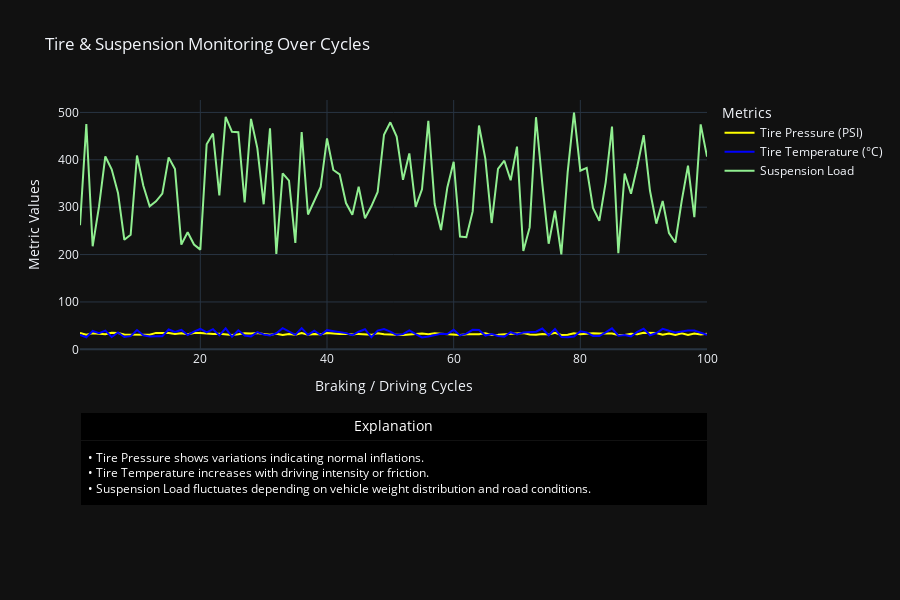

The notebook cell saved with this chart:
### Code cell
import plotly.graph_objects as go
from plotly.subplots import make_subplots
import numpy as np

# Sample data
cycles = np.arange(1, 101)
tire_pressure = np.random.uniform(30, 35, 100)
tire_temperature = np.random.uniform(25, 45, 100)
suspension_load = np.random.uniform(200, 500, 100)

# Create subplots: 2 rows (graph + explanation)
fig = make_subplots(
    rows=2, cols=1,
    row_heights=[0.7, 0.3],      # Graph 70%, explanation 30%
    vertical_spacing=0.15,       # Add more space between graph and table
    specs=[[{}], [{"type": "table"}]]
)

# Add graph traces
fig.add_trace(go.Scatter(x=cycles, y=tire_pressure, mode="lines", name="Tire Pressure (PSI)", line=dict(color="yellow")), row=1, col=1)
fig.add_trace(go.Scatter(x=cycles, y=tire_temperature, mode="lines", name="Tire Temperature (°C)", line=dict(color="blue")), row=1, col=1)
fig.add_trace(go.Scatter(x=cycles, y=suspension_load, mode="lines", name="Suspension Load", line=dict(color="lightgreen")), row=1, col=1)

# Add explanation table
fig.add_trace(go.Table(
    header=dict(values=["Explanation"], fill_color='black', font=dict(color='white', size=14)),
    cells=dict(values=[[ 
        "• Tire Pressure shows variations indicating normal inflations.<br>"
        "• Tire Temperature increases with driving intensity or friction.<br>"
        "• Suspension Load fluctuates depending on vehicle weight distribution and road conditions."
    ]],
    fill_color='black', font=dict(color='white', size=12), align='left')
), row=2, col=1)

# Update layout
fig.update_layout(
    title="Tire & Suspension Monitoring Over Cycles",
    template="plotly_dark",
    xaxis_title="Braking / Driving Cycles",
    yaxis_title="Metric Values",
    width=900,
    height=600,
    legend_title="Metrics"
)

fig.show()

### Figure 1 — Plotly figure (JSON) as saved in the notebook; plotly's stock layout.template omitted (floating-point values rounded to 4 significant figures)
{"data": [{"line": {"color": "yellow"}, "mode": "lines", "name": "Tire Pressure (PSI)", "type": "scatter", "x": [1, 2, 3, 4, 5, 6, 7, 8, 9, 10, 11, 12, 13, 14, 15, 16, 17, 18, 19, 20, 21, 22, 23, 24, 25, 26, 27, 28, 29, 30, 31, 32, 33, 34, 35, 36, 37, 38, 39, 40, 41, 42, 43, 44, 45, 46, 47, 48, 49, 50, 51, 52, 53, 54, 55, 56, 57, 58, 59, 60, 61, 62, 63, 64, 65, 66, 67, 68, 69, 70, 71, 72, 73, 74, 75, 76, 77, 78, 79, 80, 81, 82, 83, 84, 85, 86, 87, 88, 89, 90, 91, 92, 93, 94, 95, 96, 97, 98, 99, 100], "xaxis": "x", "y": [34.4, 30.89, 33.78, 32.83, 31.66, 34.79, 34.21, 31.43, 31.01, 31.79, 31.66, 30.8, 34.69, 34.44, 34.37, 32.28, 33.95, 31.8, 34.3, 34.53, 32.69, 32.38, 32.66, 31.19, 30.46, 31.93, 33.92, 33.41, 34.2, 32.26, 30.62, 32.61, 30.2, 32.15, 31.01, 34.22, 30.64, 32.37, 31.93, 34.23, 32.81, 32.37, 32.98, 31.16, 32.61, 31.75, 30.54, 33.96, 31.8, 31.39, 30.0, 30.19, 31.26, 31.65, 33.5, 31.84, 33.98, 32.94, 31.75, 30.79, 30.01, 31.92, 32.03, 31.82, 34.01, 30.48, 30.57, 31.17, 32.57, 33.63, 34.52, 31.34, 30.64, 32.55, 31.5, 34.92, 30.2, 30.95, 33.77, 31.93, 32.81, 34.08, 33.33, 33.02, 33.41, 30.32, 30.49, 33.04, 31.84, 34.98, 34.1, 34.63, 30.9, 33.12, 30.14, 33.68, 30.21, 33.37, 31.06, 32.96], "yaxis": "y"}, {"line": {"color": "blue"}, "mode": "lines", "name": "Tire Temperature (°C)", "type": "scatter", "x": [1, 2, 3, 4, 5, 6, 7, 8, 9, 10, 11, 12, 13, 14, 15, 16, 17, 18, 19, 20, 21, 22, 23, 24, 25, 26, 27, 28, 29, 30, 31, 32, 33, 34, 35, 36, 37, 38, 39, 40, 41, 42, 43, 44, 45, 46, 47, 48, 49, 50, 51, 52, 53, 54, 55, 56, 57, 58, 59, 60, 61, 62, 63, 64, 65, 66, 67, 68, 69, 70, 71, 72, 73, 74, 75, 76, 77, 78, 79, 80, 81, 82, 83, 84, 85, 86, 87, 88, 89, 90, 91, 92, 93, 94, 95, 96, 97, 98, 99, 100], "xaxis": "x", "y": [30.52, 25.45, 38.71, 33.97, 39.48, 26.13, 35.6, 26.09, 27.88, 40.69, 29.57, 26.87, 27.84, 27.83, 41.88, 36.8, 40.85, 30.14, 37.53, 42.98, 35.68, 42.41, 29.36, 44.34, 26.59, 40.22, 29.03, 27.34, 36.18, 31.34, 29.45, 33.78, 44.77, 37.65, 30.57, 44.72, 30.58, 39.39, 30.27, 40.49, 37.88, 36.45, 34.18, 29.86, 37.19, 42.49, 25.63, 39.65, 42.6, 37.34, 30.17, 32.03, 39.98, 32.34, 25.16, 27.11, 30.71, 32.86, 32.29, 41.13, 29.43, 33.21, 41.28, 40.87, 29.1, 32.28, 28.13, 26.8, 36.08, 31.39, 35.27, 36.76, 37.12, 43.82, 29.69, 42.96, 26.03, 25.61, 27.18, 37.87, 35.61, 28.24, 27.96, 35.59, 44.18, 28.65, 30.18, 27.41, 36.89, 43.54, 29.76, 34.45, 43.15, 39.17, 35.57, 37.79, 39.62, 39.57, 34.7, 30.63], "yaxis": "y"}, {"line": {"color": "lightgreen"}, "mode": "lines", "name": "Suspension Load", "type": "scatter", "x": [1, 2, 3, 4, 5, 6, 7, 8, 9, 10, 11, 12, 13, 14, 15, 16, 17, 18, 19, 20, 21, 22, 23, 24, 25, 26, 27, 28, 29, 30, 31, 32, 33, 34, 35, 36, 37, 38, 39, 40, 41, 42, 43, 44, 45, 46, 47, 48, 49, 50, 51, 52, 53, 54, 55, 56, 57, 58, 59, 60, 61, 62, 63, 64, 65, 66, 67, 68, 69, 70, 71, 72, 73, 74, 75, 76, 77, 78, 79, 80, 81, 82, 83, 84, 85, 86, 87, 88, 89, 90, 91, 92, 93, 94, 95, 96, 97, 98, 99, 100], "xaxis": "x", "y": [261.9, 475.6, 217.5, 301.1, 407.0, 380.0, 330.0, 231.3, 241.9, 409.0, 345.1, 301.9, 312.4, 328.6, 404.9, 380.3, 221.1, 247.2, 221.2, 210.4, 432.8, 455.3, 324.9, 490.7, 459.1, 458.1, 310.2, 486.3, 424.7, 306.1, 466.6, 201.2, 371.5, 356.1, 224.5, 458.7, 284.5, 312.9, 342.5, 445.1, 378.5, 369.2, 308.7, 283.9, 343.4, 276.7, 301.9, 332.1, 453.1, 479.2, 448.9, 357.7, 413.5, 300.6, 337.8, 482.1, 306.5, 251.9, 341.6, 395.8, 238.0, 236.6, 291.1, 472.3, 402.4, 266.6, 381.0, 398.1, 356.9, 427.8, 207.4, 257.3, 489.9, 349.3, 223.0, 292.5, 200.5, 373.8, 499.8, 377.0, 383.0, 298.3, 271.1, 352.4, 469.9, 202.9, 370.9, 328.6, 386.4, 452.0, 334.7, 265.3, 313.0, 245.2, 225.5, 312.8, 387.7, 278.9, 474.7, 406.7], "yaxis": "y"}, {"cells": {"align": "left", "fill": {"color": "black"}, "font": {"color": "white", "size": 12}, "values": [["• Tire Pressure shows variations indicating normal inflations.<br>• Tire Temperature increases with driving intensity or friction.<br>• Suspension Load fluctuates depending on vehicle weight distribution and road conditions."]]}, "domain": {"x": [0, 1], "y": [0, 0.255]}, "header": {"fill": {"color": "black"}, "font": {"color": "white", "size": 14}, "values": ["Explanation"]}, "type": "table"}], "layout": {"height": 600, "legend": {"title": {"text": "Metrics"}}, "title": {"text": "Tire & Suspension Monitoring Over Cycles"}, "width": 900, "xaxis": {"anchor": "y", "domain": [0, 1], "title": {"text": "Braking / Driving Cycles"}}, "yaxis": {"anchor": "x", "domain": [0.405, 1], "title": {"text": "Metric Values"}}}}
